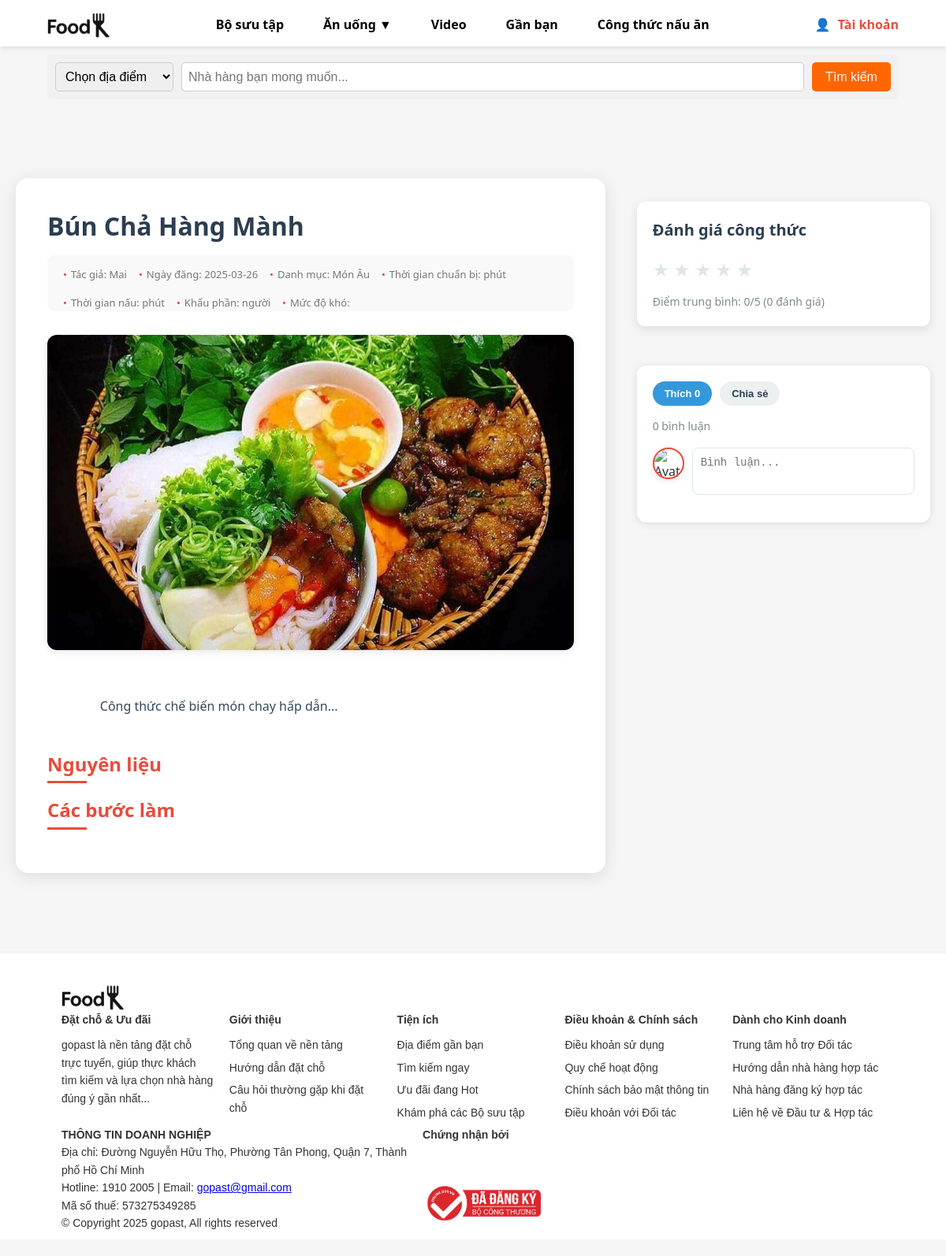
The page /CongThucV2.php?id=2 on the database its author committed.
### tables this page shows
CREATE TABLE `baiviet` (
  `id` int(11) NOT NULL,
  `tieude` varchar(255) NOT NULL,
  `noidung` text NOT NULL,
  `tacgia_id` int(11) DEFAULT NULL,
  `ngay_dang` date DEFAULT curdate(),
  `anh_minh_hoa` varchar(255) DEFAULT NULL,
  `danh_muc` varchar(50) DEFAULT NULL,
  `thoi_gian_chuan_bi` int(11) DEFAULT NULL COMMENT 'Thời gian chuẩn bị (phút)',
  `thoi_gian_nau` int(11) DEFAULT NULL COMMENT 'Thời gian nấu (phút)',
  `so_khau_phan` int(11) DEFAULT NULL COMMENT 'Số khẩu phần (người)',
  `muc_do_kho` enum('Dễ','Trung bình','Khó') DEFAULT NULL COMMENT 'Mức độ khó của công thức',
  `thong_tin_dinh_duong` text DEFAULT NULL COMMENT 'Thông tin dinh dưỡng'
);

CREATE TABLE `nguoidung` (
  `id` int(11) NOT NULL,
  `ten` varchar(100) NOT NULL,
  `email` varchar(100) NOT NULL,
  `matkhau` varchar(255) NOT NULL,
  `avatar` varchar(255) DEFAULT NULL,
  `vai_tro` enum('admin','author','user') NOT NULL,
  `ngay_dang_ky` date DEFAULT curdate(),
  `trang_thai` tinyint(4) DEFAULT 0
);

### CongThucV2.php (the view, shortened to what this page needs)
<?php
require_once 'config/database.php';
$baiviet_id = isset($_GET['id']) ? (int)$_GET['id'] : 0;
$stmt = $conn->prepare("
    SELECT b.id, b.tieude, b.noidung, b.ngay_dang, b.anh_minh_hoa, b.danh_muc,
           b.thoi_gian_chuan_bi, b.thoi_gian_nau, b.so_khau_phan, b.muc_do_kho,
           b.thong_tin_dinh_duong, n.ten AS tacgia
    FROM baiviet b
    JOIN nguoidung n ON b.tacgia_id = n.id
    WHERE b.id = ?
");
$stmt->execute([$baiviet_id]);
$recipe = $stmt->fetch(PDO::FETCH_ASSOC);
$stmt = $conn->prepare("
    SELECT bl.id, bl.noidung, bl.thoi_gian, n.ten AS nguoidung_ten, n.avatar
    FROM binhluan bl
    JOIN nguoidung n ON bl.nguoidung_id = n.id
    WHERE bl.baiviet_id = ?
    ORDER BY bl.thoi_gian DESC
");
$stmt->execute([$baiviet_id]);
$comments = $stmt->fetchAll(PDO::FETCH_ASSOC);
$stmt = $conn->prepare("SELECT COUNT(*) AS luot_thich FROM thich WHERE baiviet_id = ?");
$stmt->execute([$baiviet_id]);
$luot_thich = $stmt->fetch(PDO::FETCH_ASSOC)['luot_thich'];
$stmt = $conn->prepare("
    SELECT AVG(diem) AS diem_trung_binh, COUNT(*) AS so_danh_gia
    FROM danhgia
    WHERE baiviet_id = ?
");
$stmt->execute([$baiviet_id]);
$rating = $stmt->fetch(PDO::FETCH_ASSOC);
$diem_trung_binh = round($rating['diem_trung_binh'], 1);
$so_danh_gia = $rating['so_danh_gia'];
?>
<?php include 'includes/header.php'; ?>
<div class="recipe-container">
    <div class="recipe-content">
        <h1><?php echo htmlspecialchars($recipe['tieude']); ?></h1>
        <div class="recipe-meta">
            <span>Tác giả: <?php echo htmlspecialchars($recipe['tacgia']); ?></span>
            <span>Ngày đăng: <?php echo $recipe['ngay_dang']; ?></span>
            <span>Danh mục: <?php echo htmlspecialchars($recipe['danh_muc']); ?></span>
            <span>Thời gian chuẩn bị: <?php echo $recipe['thoi_gian_chuan_bi']; ?> phút</span>
            <span>Thời gian nấu: <?php echo $recipe['thoi_gian_nau']; ?> phút</span>
            <span>Khẩu phần: <?php echo $recipe['so_khau_phan']; ?> người</span>
            <span>Mức độ khó: <?php echo $recipe['muc_do_kho']; ?></span>
        </div>
        <img src="<?php echo htmlspecialchars($recipe['anh_minh_hoa']); ?>" alt="Ảnh minh họa" class="main-image">
        <div class="content">
            <?php echo nl2br(htmlspecialchars($recipe['noidung'])); ?>
        </div>
        <div class="ingredients">
            <h3>Nguyên liệu</h3>
        </div>
        <div class="steps">
            <h3>Các bước làm</h3>
        </div>
    </div>
    <div class="recipe-sidebar">
        <div class="rating-section">
            <h3>Đánh giá công thức</h3>
            <div class="rating-stars" data-baiviet-id="<?php echo $baiviet_id; ?>">
                <?php for ($i = 1; $i <= 5; $i++): ?>
                    <span class="star" data-value="<?php echo $i; ?>">★</span>
                <?php endfor; ?>
            </div>
            <div class="rating-info">
                Điểm trung bình: <?php echo $diem_trung_binh; ?>/5 (<?php echo $so_danh_gia; ?> đánh giá)
            </div>
        </div>
        <div class="comment-section">
            <div class="comment-actions">
                <button class="like-btn">Thích <?php echo $luot_thich; ?></button>
                <button class="share-btn">Chia sẻ</button>
            </div>
            <div class="comment-count">
                <?php echo count($comments); ?> bình luận
            </div>
            <div class="comment-form">
                <?php
                $user_avatar = 'assets/images/default-avatar.jpg';
                ?>
    <img src="<?php echo $user_avatar; ?>" alt="Avatar">
    <textarea placeholder="Bình luận..." id="comment-content"></textarea>
</div>
        </div>
    </div>
</div>
<?php include 'includes/footer.php'; ?>
</body>
</html>

### static/Lv2/css/header.css (style rules this page uses)
* { margin: 0; padding: 0; box-sizing: border-box; }
body { font-family: Arial, sans-serif; background-color: #f8f8f8; }
.content { width: 80%; margin: 0 auto; max-width: 1600px; display: grid; grid-template-columns: 3fr 1fr; gap: 20px; margin-top: 20px; }
img { width: 100%; height: 100%; object-fit: contain; }
html, body { height: 100%; margin: 0; }

### assets/css/style.css (style rules this page uses)
* { margin: 0; padding: 0; box-sizing: border-box; }
body { font-family: Arial, sans-serif; background-color: #fff; }

### assets/css/login.css (style rules this page uses)
body { font-family: Arial, sans-serif; margin: 0; padding: 0; background-color: #f8f8f8; }

### assets/css/forgot.css (style rules this page uses)
body { font-family: Arial, sans-serif; margin: 0; padding: 0; background-color: #f8f8f8; }

### assets/css/register.css (style rules this page uses)
body { font-family: Arial, sans-serif; margin: 0; padding: 0; background-color: #f8f8f8; }

### assets/css/CongThucV2.css (style rules this page uses)
* { box-sizing: border-box; margin: 0; padding: 0; }
body { font-family: "Poppins", sans-serif; background-color: #f5f5f5; color: #333; line-height: 1.6; }
.recipe-container { max-width: 1200px; margin: 100px auto; display: flex; gap: 40px; padding: 0 20px; }
.recipe-content { width: 66.66%; background: #fff; padding: 40px; border-radius: 16px; box-shadow: 0 4px 20px rgba(0, 0, 0, 0.1); transition: transform 0.3s ease; }
.recipe-content h1 { font-size: 32px; font-weight: 700; color: #2c3e50; margin-bottom: 15px; line-height: 1.3; }
.recipe-meta { display: flex; flex-wrap: wrap; gap: 20px; font-size: 14px; color: #7f8c8d; margin-bottom: 30px; background: #f9f9f9; padding: 15px; border-radius: 10px; }
.recipe-meta span { display: flex; align-items: center; gap: 5px; }
.recipe-meta span::before { content: "•"; color: #e74c3c; }
.recipe-content img.main-image { width: 100%; height: 400px; object-fit: cover; border-radius: 12px; margin-bottom: 30px; box-shadow: 0 2px 10px rgba(0, 0, 0, 0.1); }
.recipe-content .content { font-size: 16px; color: #34495e; margin-bottom: 40px; line-height: 1.8; }
.recipe-content .ingredients h3, .recipe-content .steps h3, .recipe-content .nutrition-info h3, .recipe-content .tips h3 { font-size: 24px; font-weight: 600; color: #e74c3c; margin-bottom: 20px; position: relative; }
.recipe-content .ingredients h3::after, .recipe-content .steps h3::after, .recipe-content .nutrition-info h3::after, .recipe-content .tips h3::after { content: ""; width: 50px; height: 3px; background: #e74c3c; position: absolute; bottom: -5px; left: 0; }
.recipe-sidebar { width: 33.33%; display: flex; flex-direction: column; gap: 20px; }
.recipe-sidebar img { width: 100%; height: 200px; object-fit: cover; border-radius: 12px; box-shadow: 0 2px 10px rgba(0, 0, 0, 0.1); transition: transform 0.3s ease; }
.rating-section { background: #fff; padding: 20px; border-radius: 12px; box-shadow: 0 2px 10px rgba(0, 0, 0, 0.1); }
.rating-section h3 { font-size: 20px; font-weight: 600; color: #2c3e50; margin-bottom: 15px; }
.rating-stars { font-size: 24px; color: #dfe6e9; cursor: pointer; display: flex; gap: 5px; }
.rating-stars .star { transition: color 0.2s ease; }
.rating-info { font-size: 14px; color: #7f8c8d; margin-top: 10px; }
.comment-section { background: #fff; padding: 20px; border-radius: 12px; box-shadow: 0 2px 10px rgba(0, 0, 0, 0.1); max-height: 400px; overflow-y: auto; }
.comment-actions { display: flex; gap: 10px; margin-bottom: 15px; }
.comment-actions button { padding: 8px 15px; border: none; border-radius: 20px; cursor: pointer; font-size: 13px; font-weight: 600; transition: background 0.3s ease, transform 0.2s ease; }
.comment-actions .like-btn { background: #3498db; color: #fff; }
.comment-actions .share-btn { background: #ecf0f1; color: #2c3e50; }
.comment-count { font-size: 14px; color: #7f8c8d; margin-bottom: 15px; }
.comment-form { display: flex; align-items: flex-start; gap: 10px; margin-bottom: 15px; }
.comment-form img { width: 40px; height: 40px; border-radius: 50%; border: 2px solid #e74c3c; }
.comment-form textarea { width: 100%; padding: 10px; border: 1px solid #dfe6e9; border-radius: 8px; resize: none; font-size: 14px; height: 60px; transition: border-color 0.3s ease; }

### static/Lv2/css/style_anuong.css (style rules this page uses)
body { font-family: sans-serif; margin: 0; padding: 0; }

### static/Lv2/css/style_bosuutap.css (style rules this page uses)
.rating-section { margin: 30px 0; padding: 20px; background-color: #fff; border-radius: 10px; box-shadow: 0 4px 12px rgba(0, 0, 0, 0.1); }

### static/Lv2/css/style_congthuc.css (style rules this page uses)
body { font-family: "Segoe UI", "Arial", sans-serif; margin: 0; padding: 0; line-height: 1.6; background-color: #f5f5f5; color: #333; }
.recipe-meta { font-size: 13px; color: #777; padding: 15px 20px 0; display: flex; gap: 15px; }

### rows shown on the page
baiviet: tieude "Bún Chả Hàng Mành", tacgia.ten "Mai", ngay_dang "2025-03-26", danh_muc "Món Âu", anh_minh_hoa (picture), noidung "Công thức chế biến món chay hấp dẫn..."

### other values the page prints
$diem_trung_binh "0"
$so_danh_gia "0"
$luot_thich "0"
count($comments) "0"
